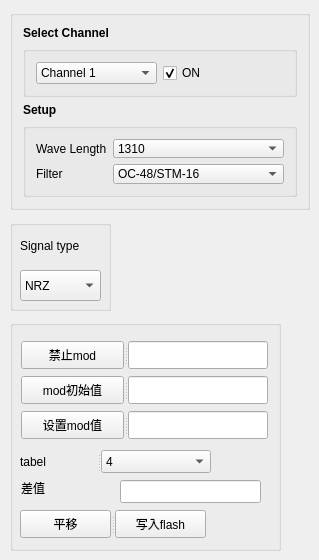
            <widget class="QWidget" name="tabVert">
             <attribute name="title">
              <string>Vert</string>
             </attribute>
             <widget class="QGroupBox" name="verticalGroupBox_vert">
              <property name="geometry">
               <rect>
                <x>10</x>
                <y>10</y>
                <width>300</width>
                <height>200</height>
               </rect>
              </property>
              <layout class="QVBoxLayout" name="verticalLayout_2">
               <property name="leftMargin">
                <number>10</number>
               </property>
               <property name="topMargin">
                <number>10</number>
               </property>
               <property name="rightMargin">
                <number>10</number>
               </property>
               <property name="bottomMargin">
                <number>10</number>
               </property>
               <item>
                <widget class="QLabel" name="label_selCh">
                 <property name="sizePolicy">
                  <sizepolicy hsizetype="Preferred" vsizetype="Maximum">
                   <horstretch>0</horstretch>
                   <verstretch>0</verstretch>
                  </sizepolicy>
                 </property>
                 <property name="font">
                  <font>
                   <weight>75</weight>
                   <bold>true</bold>
                  </font>
                 </property>
                 <property name="text">
                  <string>Select Channel</string>
                 </property>
                </widget>
               </item>
               <item>
                <widget class="QGroupBox" name="GroupBox_selCh">
                 <property name="sizePolicy">
                  <sizepolicy hsizetype="Preferred" vsizetype="Fixed">
                   <horstretch>0</horstretch>
                   <verstretch>0</verstretch>
                  </sizepolicy>
                 </property>
                 <layout class="QHBoxLayout" name="horizontalLayout_selCh">
                  <property name="leftMargin">
                   <number>10</number>
                  </property>
                  <property name="topMargin">
                   <number>10</number>
                  </property>
                  <property name="rightMargin">
                   <number>10</number>
                  </property>
                  <property name="bottomMargin">
                   <number>10</number>
                  </property>
                  <item>
                   <widget class="QComboBox" name="comboBox_selCh">
                    <property name="sizePolicy">
                     <sizepolicy hsizetype="Preferred" vsizetype="Fixed">
                      <horstretch>0</horstretch>
                      <verstretch>0</verstretch>
                     </sizepolicy>
                    </property>
                    <property name="maxVisibleItems">
                     <number>10</number>
                    </property>
                    <item>
                     <property name="text">
                      <string>Channel 1</string>
                     </property>
                    </item>
                    <item>
                     <property name="text">
                      <string>Channel 2</string>
                     </property>
                    </item>
                    <item>
                     <property name="text">
                      <string>Channel 3</string>
                     </property>
                    </item>
                    <item>
                     <property name="text">
                      <string>Channel 4</string>
                     </property>
                    </item>
                    <item>
                     <property name="text">
                      <string>Channel 5</string>
                     </property>
                    </item>
                    <item>
                     <property name="text">
                      <string>Channel 6</string>
                     </property>
                    </item>
                    <item>
                     <property name="text">
                      <string>Channel 7</string>
                     </property>
                    </item>
                    <item>
                     <property name="text">
                      <string>Channel 8</string>
                     </property>
                    </item>
                   </widget>
                  </item>
                  <item>
                   <widget class="QCheckBox" name="checkBox_state">
                    <property name="sizePolicy">
                     <sizepolicy hsizetype="Preferred" vsizetype="Fixed">
                      <horstretch>0</horstretch>
                      <verstretch>0</verstretch>
                     </sizepolicy>
                    </property>
                    <property name="text">
                     <string>ON</string>
                    </property>
                    <property name="checked">
                     <bool>true</bool>
                    </property>
                   </widget>
                  </item>
                 </layout>
                </widget>
               </item>
               <item>
                <widget class="QLabel" name="label_setup">
                 <property name="sizePolicy">
                  <sizepolicy hsizetype="Preferred" vsizetype="Maximum">
                   <horstretch>0</horstretch>
                   <verstretch>0</verstretch>
                  </sizepolicy>
                 </property>
                 <property name="font">
                  <font>
                   <weight>75</weight>
                   <bold>true</bold>
                  </font>
                 </property>
                 <property name="text">
                  <string>Setup</string>
                 </property>
                </widget>
               </item>
               <item>
                <widget class="QGroupBox" name="GroupBox_setup">
                 <layout class="QFormLayout" name="formLayout_2">
                  <property name="leftMargin">
                   <number>10</number>
                  </property>
                  <property name="topMargin">
                   <number>10</number>
                  </property>
                  <property name="rightMargin">
                   <number>10</number>
                  </property>
                  <property name="bottomMargin">
                   <number>10</number>
                  </property>
                  <item row="0" column="0">
                   <widget class="QLabel" name="label_wlength">
                    <property name="sizePolicy">
                     <sizepolicy hsizetype="Preferred" vsizetype="Preferred">
                      <horstretch>0</horstretch>
                      <verstretch>0</verstretch>
                     </sizepolicy>
                    </property>
                    <property name="text">
                     <string>Wave Length</string>
                    </property>
                   </widget>
                  </item>
                  <item row="0" column="1">
                   <widget class="QComboBox" name="comboBox_wl">
                    <property name="sizePolicy">
                     <sizepolicy hsizetype="Preferred" vsizetype="Fixed">
                      <horstretch>0</horstretch>
                      <verstretch>0</verstretch>
                     </sizepolicy>
                    </property>
                    <item>
                     <property name="text">
                      <string>1310</string>
                     </property>
                    </item>
                    <item>
                     <property name="text">
                      <string>1490</string>
                     </property>
                    </item>
                    <item>
                     <property name="text">
                      <string>1550</string>
                     </property>
                    </item>
                   </widget>
                  </item>
                  <item row="1" column="0">
                   <widget class="QLabel" name="label_filter">
                    <property name="sizePolicy">
                     <sizepolicy hsizetype="Preferred" vsizetype="Preferred">
                      <horstretch>0</horstretch>
                      <verstretch>0</verstretch>
                     </sizepolicy>
                    </property>
                    <property name="text">
                     <string>Filter</string>
                    </property>
                   </widget>
                  </item>
                  <item row="1" column="1">
                   <widget class="QComboBox" name="comboBox_filter">
                    <item>
                     <property name="text">
                      <string>OC-48/STM-16</string>
                     </property>
                    </item>
                   </widget>
                  </item>
                 </layout>
                </widget>
               </item>
              </layout>
             </widget>
             <widget class="QGroupBox" name="groupBox_2_signal">
              <property name="geometry">
               <rect>
                <x>10</x>
                <y>220</y>
                <width>101</width>
                <height>91</height>
               </rect>
              </property>
              <property name="title">
               <string/>
              </property>
              <widget class="QLabel" name="label_2_signaltype">
               <property name="geometry">
                <rect>
                 <x>10</x>
                 <y>10</y>
                 <width>81</width>
                 <height>31</height>
                </rect>
               </property>
               <property name="styleSheet">
                <string notr="true">font: 10pt &quot;Arial&quot;;</string>
               </property>
               <property name="text">
                <string>Signal type</string>
               </property>
              </widget>
              <widget class="QComboBox" name="comboBox_signal_type">
               <property name="geometry">
                <rect>
                 <x>10</x>
                 <y>50</y>
                 <width>81</width>
                 <height>31</height>
                </rect>
               </property>
               <property name="styleSheet">
                <string notr="true">font: 10pt &quot;Arial&quot;;</string>
               </property>
               <item>
                <property name="text">
                 <string>NRZ</string>
                </property>
               </item>
               <item>
                <property name="text">
                 <string>Pulse</string>
                </property>
               </item>
               <item>
                <property name="text">
                 <string>RZ</string>
                </property>
               </item>
              </widget>
             </widget>
             <widget class="QGroupBox" name="groupBox">
              <property name="geometry">
               <rect>
                <x>10</x>
                <y>320</y>
                <width>271</width>
                <height>231</height>
               </rect>
              </property>
              <property name="title">
               <string/>
              </property>
              <widget class="QLineEdit" name="lineEdit_diffrence">
               <property name="geometry">
                <rect>
                 <x>110</x>
                 <y>160</y>
                 <width>141</width>
                 <height>23</height>
                </rect>
               </property>
              </widget>
              <widget class="QLabel" name="label_2">
               <property name="geometry">
                <rect>
                 <x>11</x>
                 <y>156</y>
                 <width>40</width>
                 <height>23</height>
                </rect>
               </property>
               <property name="styleSheet">
                <string notr="true">font: 12pt &quot;Arial&quot;;</string>
               </property>
               <property name="text">
                <string>差值</string>
               </property>
              </widget>
              <widget class="QSplitter" name="splitter_13">
               <property name="geometry">
                <rect>
                 <x>10</x>
                 <y>130</y>
                 <width>191</width>
                 <height>23</height>
                </rect>
               </property>
               <property name="orientation">
                <enum>Qt::Horizontal</enum>
               </property>
               <widget class="QLabel" name="label_2_tabel_switch">
                <property name="styleSheet">
                 <string notr="true">font: 12pt &quot;Arial&quot;;</string>
                </property>
                <property name="text">
                 <string>tabel</string>
                </property>
               </widget>
               <widget class="QComboBox" name="comboBox_tabel_switch">
                <item>
                 <property name="text">
                  <string>4</string>
                 </property>
                </item>
                <item>
                 <property name="text">
                  <string>5</string>
                 </property>
                </item>
                <item>
                 <property name="text">
                  <string>6</string>
                 </property>
                </item>
               </widget>
              </widget>
              <widget class="QSplitter" name="splitter_12">
               <property name="geometry">
                <rect>
                 <x>11</x>
                 <y>91</y>
                 <width>247</width>
                 <height>28</height>
                </rect>
               </property>
               <property name="orientation">
                <enum>Qt::Horizontal</enum>
               </property>
               <widget class="QPushButton" name="pushButton_3_set_mod">
                <property name="text">
                 <string>设置mod值</string>
                </property>
               </widget>
               <widget class="QLineEdit" name="lineEdit_3_set_mod"/>
              </widget>
              <widget class="QSplitter" name="splitter_10">
               <property name="geometry">
                <rect>
                 <x>11</x>
                 <y>21</y>
                 <width>247</width>
                 <height>28</height>
                </rect>
               </property>
               <property name="orientation">
                <enum>Qt::Horizontal</enum>
               </property>
               <widget class="QPushButton" name="pushButton_disable_mod">
                <property name="text">
                 <string>禁止mod</string>
                </property>
               </widget>
               <widget class="QLineEdit" name="lineEdit_disable_mod"/>
              </widget>
              <widget class="QSplitter" name="splitter_11">
               <property name="geometry">
                <rect>
                 <x>11</x>
                 <y>56</y>
                 <width>247</width>
                 <height>28</height>
                </rect>
               </property>
               <property name="orientation">
                <enum>Qt::Horizontal</enum>
               </property>
               <widget class="QPushButton" name="pushButton_2_read_origion_mod">
                <property name="text">
                 <string>mod初始值</string>
                </property>
               </widget>
               <widget class="QLineEdit" name="lineEdit_2_read_origion_mod"/>
              </widget>
              <widget class="QSplitter" name="splitter_15">
               <property name="geometry">
                <rect>
                 <x>10</x>
                 <y>190</y>
                 <width>186</width>
                 <height>28</height>
                </rect>
               </property>
               <property name="orientation">
                <enum>Qt::Horizontal</enum>
               </property>
               <widget class="QPushButton" name="pushButton_bias_translate">
                <property name="text">
                 <string>平移</string>
                </property>
               </widget>
               <widget class="QPushButton" name="pushButton_write_flash">
                <property name="text">
                 <string>写入flash</string>
                </property>
               </widget>
              </widget>
             </widget>
            </widget>
